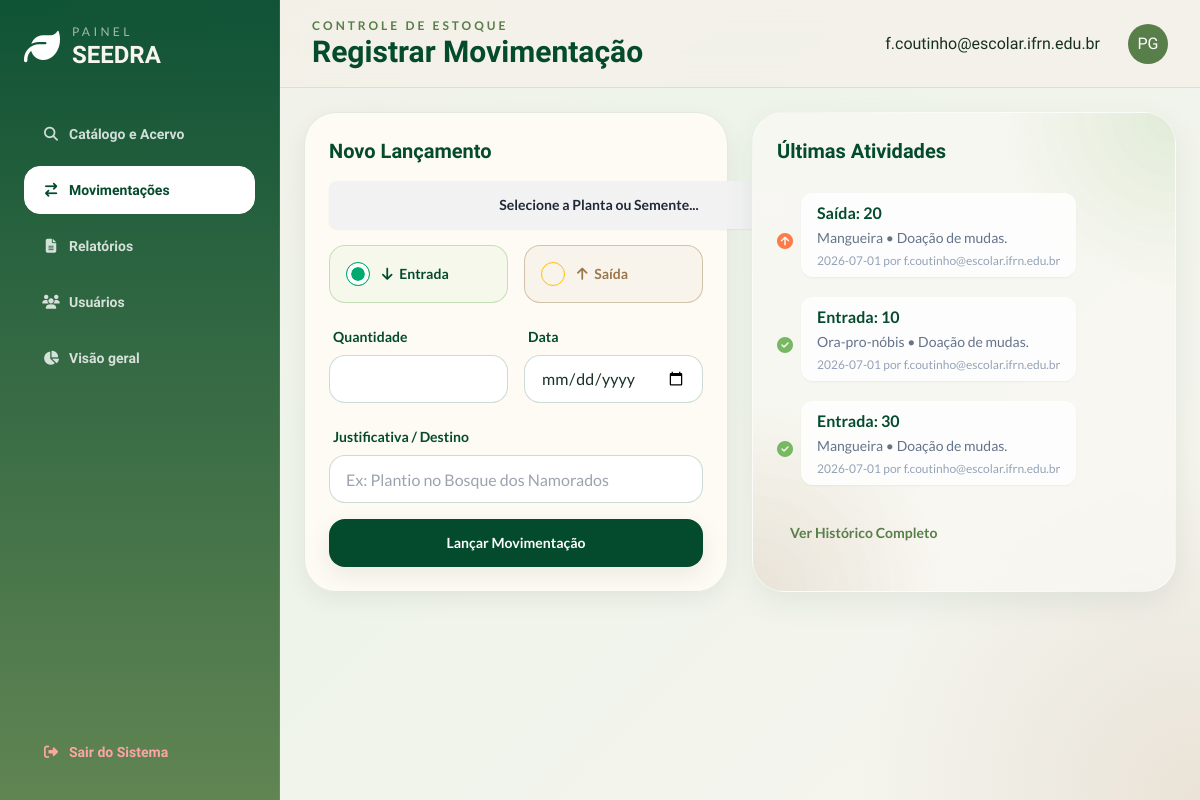
Page /movimentacao (signed in) on the committed database.
### models.py (models this page shows)
class Usuarios(db.Model, UserMixin):
    __tablename__ = 'usuarios'
    id = db.Column(db.Integer, primary_key = True)
    email = db.Column(db.String(50), nullable = False, unique = True)
    senha = db.Column(db.String(), nullable = False)

class Movimentacao(db.Model):
    __tablename__='movimentacao'
    id_item = db.Column(db.Integer, db.ForeignKey(Item.id), nullable = False)
    id = db.Column(db.Integer, primary_key = True)
    nome_item = db.Column(db.String(50), nullable= False)
    data_move = db.Column(db.Date, nullable = False)
    Typ = db.Column(db.String(10), nullable = False)
    quantidade = db.Column(db.Integer, nullable = False)
    justificativa = db.Column(db.Text, nullable = False)
    operador = db.Column(db.String(40), nullable = False)

### app.py (the view, shortened to what this page needs)
@app.route('/movimentacao', methods = ['GET', 'POST'])
@login_required
def movimentacao():
    itens = Item.query.order_by(Item.nome).all()
    movimentacoes = Movimentacao.query.all()
    usuario = current_user.email
    if movimentacoes:
        return render_template('movimentacao.html',itens=itens, movimentacoes=movimentacoes, user=usuario)
    else:
       flash("Nenhuma movimentação encontrada!")
       return render_template('movimentacao.html',itens=itens,user=usuario)

### app.py (called while the page is built)
@login_manager.user_loader
def load_user(user_id):
    return Usuarios.query.get(int(user_id))

def login_required(f):
  @wraps(f)
  def decorated_function(*args, **kwargs):
      if 'usuarios_id' not in session:
         flash("Faça login primeiro!", 'erro')
         return redirect(url_for('login'))
      return f(*args, **kwargs)
  return decorated_function

### templates/movimentacao.html (shortened to what this page needs)
{% extends 'base.html' %}
{% set page_id = 'movimentacoes'%}
{% block header_subtitle %}Controle de Estoque{% endblock %}
{% block header_title %}Registrar Movimentação{% endblock %}
{% block content %}
<div class="grid grid-cols-1 lg:grid-cols-2 gap-6">
    <div class="soft-card rounded-[2rem] p-6 self-start">
        <h3 class="text-xl font-extrabold text-seedra-leafDark mb-4">Novo Lançamento</h3>
        <form action="{{ url_for('movimentacao') }}" method="POST" class="space-y-4 font-lato">
            <div class="relative inline-block w-[540px]">
                <button id="btn_lista_planta" type="button" class="btn w-full">
                    <span id="span_planta">Selecione a Planta ou Semente...</span>
                </button>
            </div>
            <div class="grid grid-cols-2 gap-4 my-4">
                <label class="label cursor-pointer justify-start gap-3 p-4 rounded-2xl border border-seedra-leafLight/40 bg-seedra-leafLight/5 hover:bg-seedra-leafLight/10 transition">
                    <input type="radio" name="tipo_mov" value="Entrada" class="radio radio-success" checked />
                    <span class="label-text font-bold text-seedra-leafDark"><i class="fa-solid fa-arrow-down mr-1"></i> Entrada</span>
                </label>
                <label class="label cursor-pointer justify-start gap-3 p-4 rounded-2xl border border-seedra-seedBrown/40 bg-seedra-seedBrown/5 hover:bg-seedra-seedBrown/10 transition">
                    <input type="radio" name="tipo_mov" value="Saída" class="radio radio-warning" />
                    <span class="label-text font-bold text-seedra-seedBrown"><i class="fa-solid fa-arrow-up mr-1"></i> Saída</span>
                </label>
            </div>
            <div class="grid grid-cols-2 gap-4">
                <div class="form-control">
                    <label class="label"><span class="label-text font-bold text-seedra-leafDark">Quantidade</span></label>
                    <input type="number" name="quantidade" class="input input-bordered rounded-2xl bg-white border-seedra-leafDark/20" required />
                </div>
                <div class="form-control">
                    <label class="label"><span class="label-text font-bold text-seedra-leafDark">Data</span></label>
                    <input type="date" name="data_move" class="input input-bordered rounded-2xl bg-white border-seedra-leafDark/20" required />
                </div>
            </div>
            <div class="form-control">
                <label class="label"><span class="label-text font-bold text-seedra-leafDark">Justificativa / Destino</span></label>
                <input type="text" name="justificativa" class="input input-bordered rounded-2xl bg-white border-seedra-leafDark/20" placeholder="Ex: Plantio no Bosque dos Namorados" required />
            </div>
            <button type="submit" class="btn btn-block rounded-2xl border-0 bg-seedra-leafDark hover:bg-seedra-leafMid text-white mt-4 shadow-card">Lançar Movimentação</button>
        </form>
    </div>
    <div class="glass-card rounded-[2rem] p-6 h-full bg-organic">
        <h3 class="text-xl font-extrabold text-seedra-leafDark mb-6">Últimas Atividades</h3>
        <ul class="timeline timeline-vertical timeline-compact font-lato">
            {% for mov in movimentacoes %}
                <li>
                    <div class="timeline-middle text-seedra-leafLight"><i class="{% if mov.Typ == 'Entrada' %}fa-solid fa-circle-check {% else %} fa-solid fa-circle-arrow-up text-[#FF4500]/70 {% endif %}"></i></div>
                    <div class="timeline-end timeline-box bg-white/80 border-0 shadow-sm rounded-xl mb-4 ml-2">
                        <span class="font-bold text-seedra-leafDark block">{{mov.Typ}}: {{mov.quantidade}}</span>
                        <span class="text-sm text-slate-500">{{mov.nome_item}} • {{mov.justificativa}}</span>
                        <p class="text-xs text-slate-400 mt-1">{{mov.data_move}} por {{mov.operador}}</p>
                    </div>
                </li>
            {% endfor %}
        </ul>
        <a href="#" class="btn btn-ghost btn-sm text-seedra-leafMid mt-4 font-lato">Ver Histórico Completo</a>
    </div>
</div>
{% endblock %}

### templates/base.html (shortened to what this page needs)
<!DOCTYPE html>
<html lang="pt-BR" data-theme="light">
<head>
  <link rel="stylesheet" href="/static/css/style.css" />
  <script src="/static/js/tailwind.config.js" defer></script>
  <script src="https://cdn.tailwindcss.com"></script>
  <link href="https://cdn.jsdelivr.net/npm/daisyui@4.12.10/dist/full.min.css" rel="stylesheet" type="text/css" />
  <link rel="stylesheet" href="https://cdnjs.cloudflare.com/ajax/libs/font-awesome/6.4.0/css/all.min.css">
</head>
<body class="font-sans">
  <div class="dashboard-shell">
    <aside class="sidebar p-5 lg:p-6 flex flex-col gap-6">
      <div class="flex items-center gap-3">
        <i class="fa-solid fa-leaf text-4xl text-white"></i>
        <div>
          <p class="text-xs uppercase tracking-[0.28em] text-white/60 font-lato">Painel</p>
          <h1 class="text-2xl font-extrabold leading-tight">SEEDRA</h1>
        </div>
      </div>
      {% block nav %}
        <nav class="space-y-2 mt-4">
          <a href="{{ url_for('catalogo') }}" class="btn btn-block justify-start btn-ghost text-white/80 hover:bg-white/10 rounded-2xl {{ '!text-seedra-leafDark border-white bg-white' if page_id =='catalogo' else 'btn-ghost text-white/80 hover:bg-white/10' }}"><i class="fa-solid fa-magnifying-glass w-5"></i> Catálogo e Acervo</a>
          <a href="{{ url_for('movimentacao') }}" class="btn btn-block justify-start btn-ghost text-white/80 hover:bg-white/10 rounded-2xl {{ '!text-seedra-leafDark border-white bg-white' if page_id =='movimentacoes' else 'btn-ghost text-white/80 hover:bg-white/10' }}"><i class="fa-solid fa-arrow-right-arrow-left w-5"></i> Movimentações</a>
          <a href="{{ url_for('relatorios') }}" class="btn btn-block justify-start btn-ghost text-white/80 hover:bg-white/10 rounded-2xl {{ '!text-seedra-leafDark border-white bg-white' if page_id =='relatorios' else 'btn-ghost text-white/80 hover:bg-white/10' }}"><i class="fa-solid fa-file-lines w-5"></i> Relatórios</a>
          <a href="{{ url_for('usuarios') }}" class="btn btn-block justify-start btn-ghost text-white/80 hover:bg-white/10 rounded-2xl {{ '!text-seedra-leafDark border-white bg-white' if page_id =='usuarios' else 'btn-ghost text-white/80 hover:bg-white/10' }}"><i class="fa-solid fa-users w-5"></i> Usuários</a>
          <a href="{{ url_for('dashboard') }}" class="btn btn-block justify-start  hover:bg-white/20 hover:text-white  rounded-2xl {{ 'text-seedra-leafDark border-white/10 bg-white/14' if page_id =='visao' else 'btn-ghost text-white/80 hover:bg-white/10' }}"><i class="fa-solid fa-chart-pie w-5"></i> Visão geral</a>
        </nav>
      {% endblock %}
      <div class="mt-auto">
        <a href="{{ url_for('logout') }}" class="btn btn-block justify-start btn-ghost text-red-300 hover:bg-red-500/20 hover:text-red-100 rounded-2xl"><i class="fa-solid fa-right-from-bracket w-5"></i> Sair do Sistema</a>
      </div>
    </aside>
    <header class="topbar px-5 lg:px-8 flex items-center justify-between gap-4">
      <div>
        <p class="text-xs uppercase tracking-[0.25em] text-seedra-leafMid font-semibold font-lato">{% block header_subtitle %}SEEDRA{% endblock %}</p>
        <h2 class="text-2xl md:text-3xl font-extrabold text-seedra-leafDark">{% block header_title %}Painel de Controle{% endblock %}</h2>
      </div>
      <div class="flex items-center gap-3">
        <span>{% if current_user.is_authenticated %}{{current_user.email}} {% endif %}</span>
        <div class="avatar placeholder ml-4">
          <div class="bg-seedra-leafMid text-white rounded-full w-10">
            <span>PG</span>
          </div>
        </div>
      </div>
    </header>
    <main class="main">
      {% block content %}
      {% endblock %}
    </main>
  </div>
</body>
</html>

### static/css/style.css (style rules this page uses)
:root { --leaf-dark: #044b2d; --leaf-mid: #587e49; --leaf-light: #78b863; --seed-brown: #9a774c; --seed-sand: #ddd1ae; --seed-mist: #d9d6cc; --deep-forest: #001500; --stone: #888784; --cloud: #d9d9d9; --surface: rgba(249, 248, 243, 0.78); --surface-strong: rgba(255, 252, 246, 0.9); --line: rgba(4, 75, 45, 0.10); }
html, body { height: 100%; overflow: hidden; scroll-behavior: smooth; }
body { font-family: 'Balsamiq Sans', sans-serif; background: radial-gradient(circle at top left, rgba(120,184,99,0.18), transparent 20%), radial-gradient(circle at bottom right, rgba(154,119,76,0.14), transparent 24%), linear-gradient(135deg, #f4f0e8 0%, #eef4ea 40%, #f7f4ef 100%); color: #183124; }
.dashboard-shell { display: grid; grid-template-columns: 280px 1fr; grid-template-rows: 88px 1fr; height: 100dvh; }
.sidebar { grid-row: 1 / -1; overflow-y: auto; background: linear-gradient(180deg, rgba(4,75,45,0.95), rgba(88,126,73,0.94)); color: #f7f5ef; border-right: 1px solid rgba(255,255,255,0.08); }
.topbar { grid-column: 2; position: sticky; top: 0; z-index: 10; background: rgba(244, 240, 232, 0.78); backdrop-filter: blur(14px); border-bottom: 1px solid var(--line); }
.main { grid-column: 2; overflow-y: auto; padding: 1.5rem; }
.glass-card { background: var(--surface); border: 1px solid rgba(255,255,255,0.5); box-shadow: 0 10px 30px rgba(4,75,45,0.08); backdrop-filter: blur(12px); }
.soft-card { background: var(--surface-strong); border: 1px solid var(--line); box-shadow: 0 8px 24px rgba(0, 21, 0, 0.06); }

### rows in the picture
Usuarios: email "f.coutinho@escolar.ifrn.edu.br"
Movimentacao: Typ "Saída", quantidade "20", nome_item "Mangueira", justificativa "Doação de mudas.", data_move "2026-07-01", operador "f.coutinho@escolar.ifrn.edu.br"
Movimentacao: Typ "Entrada", quantidade "10", nome_item "Ora-pro-nóbis", justificativa "Doação de mudas.", data_move "2026-07-01", operador "f.coutinho@escolar.ifrn.edu.br"
Movimentacao: Typ "Entrada", quantidade "30", nome_item "Mangueira", justificativa "Doação de mudas.", data_move "2026-07-01", operador "f.coutinho@escolar.ifrn.edu.br"
